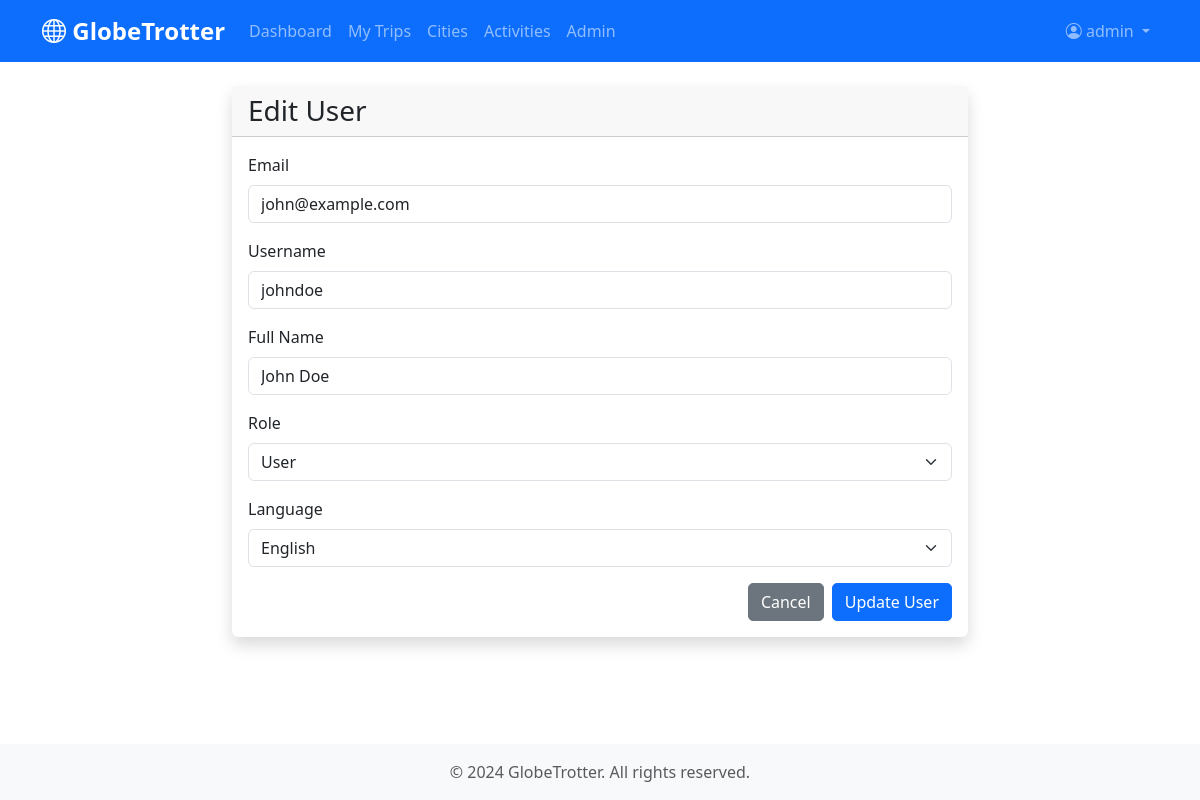
Page /admin/users/2/edit (signed in) on the committed database.
### app/models.py (models this page shows, shortened)
class User(UserMixin, db.Model):
    __tablename__ = 'users'
    id = db.Column(db.Integer, primary_key=True)
    email = db.Column(db.String(120), unique=True, nullable=False, index=True)
    username = db.Column(db.String(80), unique=True, nullable=False)
    password_hash = db.Column(db.String(255), nullable=False)
    full_name = db.Column(db.String(100))
    avatar_url = db.Column(db.String(255))
    role = db.Column(db.String(20), default='User', nullable=False)
    language_preference = db.Column(db.String(10), default='en')
    created_at = db.Column(db.DateTime, default=datetime.utcnow)
    updated_at = db.Column(db.DateTime, default=datetime.utcnow, onupdate=datetime.utcnow)
    trips = db.relationship('Trip', backref='user', lazy='dynamic', cascade='all, delete-orphan')
    saved_destinations = db.relationship('SavedDestination', backref='user', lazy='dynamic', cascade='all, delete-orphan')
    def is_admin(self):
        return self.role == 'Admin'

### app/routes/admin.py (the view, shortened to what this page needs)
@bp.route('/users/<int:user_id>/edit', methods=['GET', 'POST'])
@login_required
@admin_required
def edit_user(user_id):
    user = User.query.get_or_404(user_id)
    form = AdminUserForm(obj=user)
    return render_template('admin/edit_user.html', form=form, user=user)

### app/forms.py
class AdminUserForm(FlaskForm):
    email = StringField('Email', validators=[DataRequired(), Email(), Length(max=120)])
    username = StringField('Username', validators=[DataRequired(), Length(min=3, max=80)])
    full_name = StringField('Full Name', validators=[Optional(), Length(max=100)])
    role = SelectField('Role', choices=[('User', 'User'), ('Admin', 'Admin')], validators=[DataRequired()])
    language_preference = SelectField('Language', choices=[
        ('en', 'English'),
        ('es', 'Spanish'),
        ('fr', 'French'),
        ('de', 'German'),
        ('it', 'Italian'),
        ('pt', 'Portuguese'),
        ('ja', 'Japanese'),
        ('zh', 'Chinese')
    ], validators=[Optional()])

### app/__init__.py (called while the page is built)
@login_manager.user_loader
def load_user(user_id):
    return User.query.get(int(user_id))

### app/routes/admin.py (called while the page is built)
def admin_required(f):
    from functools import wraps
    @wraps(f)
    def decorated_function(*args, **kwargs):
        if not current_user.is_authenticated or not current_user.is_admin():
            flash('Admin access required.', 'danger')
            return redirect(url_for('dashboard.index'))
        return f(*args, **kwargs)
    return decorated_function

### app/templates/admin/edit_user.html (shortened to what this page needs)
{% extends "base.html" %}
{% block content %}
<div class="row justify-content-center">
    <div class="col-md-8">
        <div class="card shadow">
            <div class="card-header">
                <h3 class="mb-0">Edit User</h3>
            </div>
            <div class="card-body">
                <form method="POST">
                    <div class="mb-3">
                        {{ form.email.label(class="form-label") }}
                        {{ form.email(class="form-control" + (" is-invalid" if form.email.errors else "")) }}
                    </div>
                    <div class="mb-3">
                        {{ form.username.label(class="form-label") }}
                        {{ form.username(class="form-control" + (" is-invalid" if form.username.errors else "")) }}
                    </div>
                    <div class="mb-3">
                        {{ form.full_name.label(class="form-label") }}
                        {{ form.full_name(class="form-control") }}
                    </div>
                    <div class="mb-3">
                        {{ form.role.label(class="form-label") }}
                        {{ form.role(class="form-select") }}
                    </div>
                    <div class="mb-3">
                        {{ form.language_preference.label(class="form-label") }}
                        {{ form.language_preference(class="form-select") }}
                    </div>
                    <div class="d-grid gap-2 d-md-flex justify-content-md-end">
                        <a href="{{ url_for('admin.users') }}" class="btn btn-secondary">Cancel</a>
                        <button type="submit" class="btn btn-primary">Update User</button>
                    </div>
                </form>
            </div>
        </div>
    </div>
</div>
{% endblock %}

### app/templates/base.html (shortened to what this page needs)
<!DOCTYPE html>
<html lang="en">
<head>
    <link href="https://cdn.jsdelivr.net/npm/bootstrap@5.3.0/dist/css/bootstrap.min.css" rel="stylesheet">
    <link rel="stylesheet" href="https://cdn.jsdelivr.net/npm/bootstrap-icons@1.10.0/font/bootstrap-icons.css">
    <link rel="stylesheet" href="{{ url_for('static', filename='css/style.css') }}">
</head>
<body>
    <nav class="navbar navbar-expand-lg navbar-dark bg-primary">
        <div class="container">
            <a class="navbar-brand" href="{{ url_for('dashboard.index') }}">
                <i class="bi bi-globe"></i> GlobeTrotter
            </a>
            <div class="collapse navbar-collapse" id="navbarNav">
                <ul class="navbar-nav me-auto">
                    <li class="nav-item">
                        <a class="nav-link" href="{{ url_for('dashboard.index') }}">Dashboard</a>
                    </li>
                    <li class="nav-item">
                        <a class="nav-link" href="{{ url_for('trips.list') }}">My Trips</a>
                    </li>
                    <li class="nav-item">
                        <a class="nav-link" href="{{ url_for('cities.search') }}">Cities</a>
                    </li>
                    <li class="nav-item">
                        <a class="nav-link" href="{{ url_for('activities.search') }}">Activities</a>
                    </li>
                    {% if current_user.is_authenticated and current_user.is_admin() %}
                    <li class="nav-item">
                        <a class="nav-link" href="{{ url_for('admin.dashboard') }}">Admin</a>
                    </li>
                    {% endif %}
                </ul>
                <ul class="navbar-nav">
                    {% if current_user.is_authenticated %}
                    <li class="nav-item dropdown">
                        <a class="nav-link dropdown-toggle" href="#" id="navbarDropdown" role="button" data-bs-toggle="dropdown">
                            {% if current_user.avatar_url %}
                            <img src="{{ current_user.avatar_url }}" alt="Avatar" class="rounded-circle me-1" style="width: 24px; height: 24px;">
                            {% else %}
                            <i class="bi bi-person-circle"></i>
                            {% endif %}
                            {{ current_user.username }}
                        </a>
                    </li>
                    {% endif %}
                </ul>
            </div>
        </div>
    </nav>
    <main class="container my-4">
        {% block content %}{% endblock %}
    </main>
    <footer class="bg-light text-center py-3 mt-5">
        <div class="container">
            <p class="text-muted mb-0">&copy; 2024 GlobeTrotter. All rights reserved.</p>
        </div>
    </footer>
</body>
</html>

### app/static/css/style.css (style rules this page uses)
:root { --primary-color: #0d6efd; --secondary-color: #6c757d; --success-color: #198754; --danger-color: #dc3545; --warning-color: #ffc107; --info-color: #0dcaf0; }
body { font-family: 'Segoe UI', Tahoma, Geneva, Verdana, sans-serif; min-height: 100vh; display: flex; flex-direction: column; }
main { flex: 1; }
.navbar-brand { font-weight: bold; font-size: 1.5rem; }
.card { border: none; box-shadow: 0 2px 4px rgba(0,0,0,0.1); transition: box-shadow 0.3s ease; }
.btn { border-radius: 5px; transition: all 0.3s ease; }
footer { margin-top: auto; }
main { animation: fadeIn 0.3s ease-in; }

### rows in the picture
User: username "admin"
User: email "john@example.com", username "johndoe", full_name "John Doe", role "User", language_preference "English"
